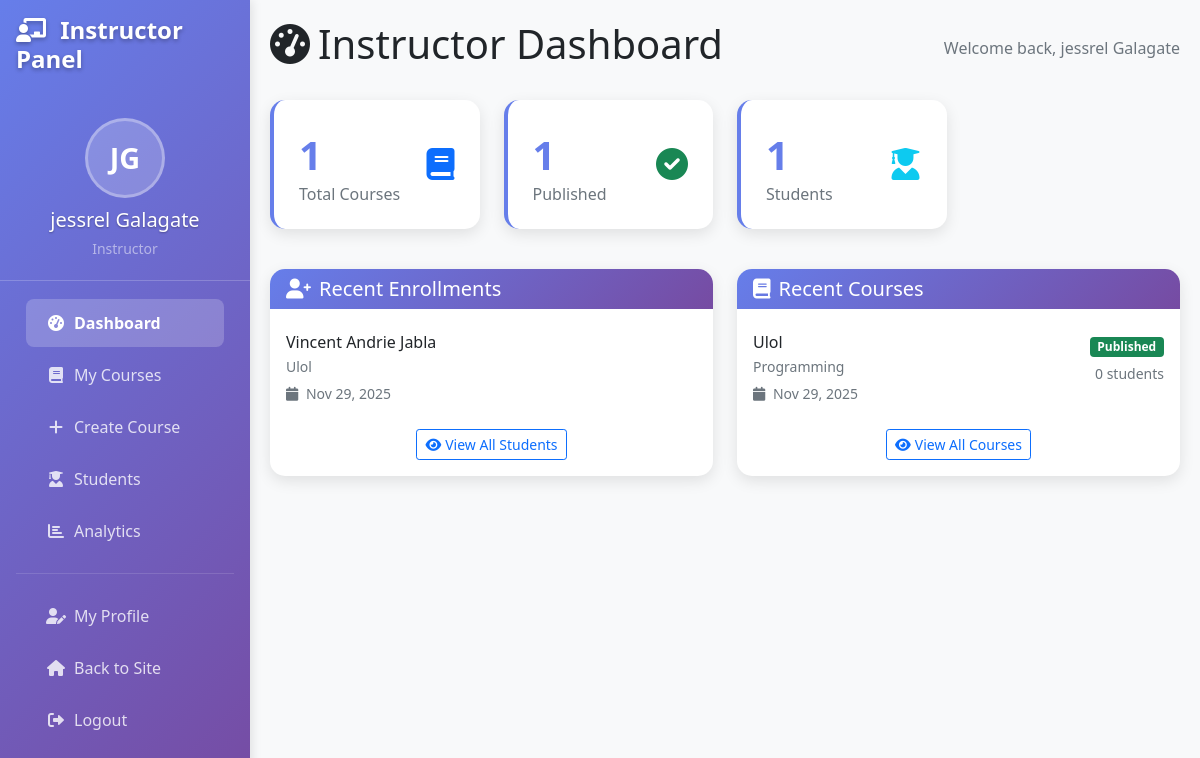
The page /instructor/index.php (signed in) on the database its author committed.
### tables this page shows
CREATE TABLE `users` (
  `id` int(11) NOT NULL,
  `username` varchar(50) NOT NULL,
  `email` varchar(100) NOT NULL,
  `password` varchar(255) NOT NULL,
  `first_name` varchar(50) NOT NULL,
  `last_name` varchar(50) NOT NULL,
  `role` enum('student','instructor','admin') DEFAULT 'student',
  `profile_image` varchar(255) DEFAULT NULL,
  `bio` text DEFAULT NULL,
  `phone` varchar(20) DEFAULT NULL,
  `date_of_birth` date DEFAULT NULL,
  `instructor_rating_average` decimal(3,2) DEFAULT 0.00,
  `instructor_rating_count` int(11) DEFAULT 0,
  `is_active` tinyint(1) DEFAULT 1,
  `email_verified` tinyint(1) DEFAULT 0,
  `created_at` timestamp NOT NULL DEFAULT current_timestamp(),
  `updated_at` timestamp NOT NULL DEFAULT current_timestamp() ON UPDATE current_timestamp()
);

CREATE TABLE `enrollments` (
  `id` int(11) NOT NULL,
  `student_id` int(11) NOT NULL,
  `course_id` int(11) NOT NULL,
  `enrollment_date` timestamp NOT NULL DEFAULT current_timestamp(),
  `completion_date` timestamp NULL DEFAULT NULL,
  `progress_percentage` decimal(5,2) DEFAULT 0.00,
  `is_completed` tinyint(1) DEFAULT 0,
  `certificate_issued` tinyint(1) DEFAULT 0,
  `payment_status` enum('pending','completed','failed','refunded') DEFAULT 'completed',
  `payment_amount` decimal(10,2) DEFAULT 0.00
);

CREATE TABLE `courses` (
  `id` int(11) NOT NULL,
  `title` varchar(200) NOT NULL,
  `description` text NOT NULL,
  `short_description` varchar(500) DEFAULT NULL,
  `instructor_id` int(11) NOT NULL,
  `category_id` int(11) NOT NULL,
  `price` decimal(10,2) DEFAULT 0.00,
  `is_free` tinyint(1) DEFAULT 1,
  `thumbnail` varchar(255) DEFAULT NULL,
  `video_preview` varchar(255) DEFAULT NULL,
  `level` enum('beginner','intermediate','advanced') DEFAULT 'beginner',
  `duration_hours` int(11) DEFAULT 0,
  `language` varchar(50) DEFAULT 'English',
  `requirements` text DEFAULT NULL,
  `what_you_learn` text DEFAULT NULL,
  `is_published` tinyint(1) DEFAULT 0,
  `is_featured` tinyint(1) DEFAULT 0,
  `enrollment_count` int(11) DEFAULT 0,
  `rating_average` decimal(3,2) DEFAULT 0.00,
  `rating_count` int(11) DEFAULT 0,
  `created_at` timestamp NOT NULL DEFAULT current_timestamp(),
  `updated_at` timestamp NOT NULL DEFAULT current_timestamp() ON UPDATE current_timestamp()
);

CREATE TABLE `categories` (
  `id` int(11) NOT NULL,
  `name` varchar(100) NOT NULL,
  `description` text DEFAULT NULL,
  `slug` varchar(100) NOT NULL,
  `image` varchar(255) DEFAULT NULL,
  `is_active` tinyint(1) DEFAULT 1,
  `created_at` timestamp NOT NULL DEFAULT current_timestamp()
);

### classes/User.php (called while the page is built, shortened)
<?php
class User {
    private $conn;
    private $table_name = "users";
    public function __construct() {
        $database = new Database();
        $this->conn = $database->getConnection();
    }
    public function getUserById($id) {
        $query = "SELECT * FROM " . $this->table_name . " WHERE id = :id";
        $stmt = $this->conn->prepare($query);
        $stmt->bindParam(":id", $id);
        $stmt->execute();
        if ($stmt->rowCount() > 0) {
            $row = $stmt->fetch(PDO::FETCH_ASSOC);
            $this->first_name = $row['first_name'];
            $this->last_name = $row['last_name'];
            return true;
        }
        return false;
    }
}
?>

### config/database.php (called while the page is built, shortened)
<?php
class Database {
    private $host = 'localhost';
    private $db_name = 'elearning_system';
    private $username = 'root';
    private $password = '';
    public function getConnection() {
        $this->conn = null;
        try {
            $this->conn = new PDO(
                "mysql:host=" . $this->host . ";dbname=" . $this->db_name,
                $this->username,
                $this->password,
                array(
                    PDO::ATTR_ERRMODE => PDO::ERRMODE_EXCEPTION,
                    PDO::ATTR_DEFAULT_FETCH_MODE => PDO::FETCH_ASSOC,
                    PDO::MYSQL_ATTR_INIT_COMMAND => "SET NAMES utf8"
                )
            );
        } catch(PDOException $exception) {
            echo "Connection error: " . $exception->getMessage();
        }
        return $this->conn;
    }
}
?>

### instructor/index.php (the view, shortened to what this page needs)
<?php
require_once __DIR__ . '/../classes/Course.php';
require_once __DIR__ . '/../classes/User.php';
$instructor_id = $_SESSION['user_id'];
try {
    $database = new Database();
    $conn = $database->getConnection();
    $stats = [];
    $query = "SELECT COUNT(*) as count FROM courses WHERE instructor_id = :instructor_id";
    $stmt = $conn->prepare($query);
    $stmt->bindParam(':instructor_id', $instructor_id);
    $stmt->execute();
    $stats['total_courses'] = $stmt->fetch(PDO::FETCH_ASSOC)['count'];
    $query = "SELECT COUNT(*) as count FROM courses WHERE instructor_id = :instructor_id AND is_published = 1";
    $stmt = $conn->prepare($query);
    $stmt->bindParam(':instructor_id', $instructor_id);
    $stmt->execute();
    $stats['published_courses'] = $stmt->fetch(PDO::FETCH_ASSOC)['count'];
    $query = "SELECT COUNT(DISTINCT e.student_id) as count
              FROM enrollments e
              JOIN courses c ON e.course_id = c.id
              WHERE c.instructor_id = :instructor_id";
    $stmt = $conn->prepare($query);
    $stmt->bindParam(':instructor_id', $instructor_id);
    $stmt->execute();
    $stats['total_students'] = $stmt->fetch(PDO::FETCH_ASSOC)['count'];
    $query = "SELECT e.*, c.title as course_title, u.first_name, u.last_name, u.email
              FROM enrollments e
              JOIN courses c ON e.course_id = c.id
              JOIN users u ON e.student_id = u.id
              WHERE c.instructor_id = :instructor_id
              ORDER BY e.enrollment_date DESC
              LIMIT 5";
    $stmt = $conn->prepare($query);
    $stmt->bindParam(':instructor_id', $instructor_id);
    $stmt->execute();
    $recent_enrollments = $stmt->fetchAll(PDO::FETCH_ASSOC);
    $query = "SELECT c.*, cat.name as category_name
              FROM courses c
              LEFT JOIN categories cat ON c.category_id = cat.id
              WHERE c.instructor_id = :instructor_id
              ORDER BY c.created_at DESC
              LIMIT 5";
    $stmt = $conn->prepare($query);
    $stmt->bindParam(':instructor_id', $instructor_id);
    $stmt->execute();
    $recent_courses = $stmt->fetchAll(PDO::FETCH_ASSOC);
} catch (Exception $e) {
    $stats = [
        'total_courses' => 0,
        'published_courses' => 0,
        'total_students' => 0,
        'total_revenue' => 0
    ];
    $recent_enrollments = [];
    $recent_courses = [];
}
?>
<!DOCTYPE html>
<html lang="en">
<head>
    <link href="https://cdn.jsdelivr.net/npm/bootstrap@5.1.3/dist/css/bootstrap.min.css" rel="stylesheet">
    <link href="https://cdnjs.cloudflare.com/ajax/libs/font-awesome/6.0.0/css/all.min.css" rel="stylesheet">
</head>
<body>
    <?php include 'includes/sidebar.php'; ?>
    <div class="main-content">
        <div class="d-flex justify-content-between align-items-center mb-4">
            <h1><i class="fas fa-tachometer-alt me-2"></i>Instructor Dashboard</h1>
            <div class="text-muted">
                Welcome back, <?php echo htmlspecialchars($_SESSION['user_name']); ?>
            </div>
        </div>
        <div class="row mb-4">
            <div class="col-lg-3 col-md-6 mb-3">
                <div class="stat-card">
                    <div class="d-flex justify-content-between align-items-center">
                        <div>
                            <div class="stat-number"><?php echo $stats['total_courses']; ?></div>
                            <h6 class="text-muted mb-0">Total Courses</h6>
                        </div>
                        <div class="text-primary">
                            <i class="fas fa-book fa-2x"></i>
                        </div>
                    </div>
                </div>
            </div>
            <div class="col-lg-3 col-md-6 mb-3">
                <div class="stat-card">
                    <div class="d-flex justify-content-between align-items-center">
                        <div>
                            <div class="stat-number"><?php echo $stats['published_courses']; ?></div>
                            <h6 class="text-muted mb-0">Published</h6>
                        </div>
                        <div class="text-success">
                            <i class="fas fa-check-circle fa-2x"></i>
                        </div>
                    </div>
                </div>
            </div>
            <div class="col-lg-3 col-md-6 mb-3">
                <div class="stat-card">
                    <div class="d-flex justify-content-between align-items-center">
                        <div>
                            <div class="stat-number"><?php echo $stats['total_students']; ?></div>
                            <h6 class="text-muted mb-0">Students</h6>
                        </div>
                        <div class="text-info">
                            <i class="fas fa-user-graduate fa-2x"></i>
                        </div>
                    </div>
                </div>
            </div>
        </div>
        <div class="row">
            <div class="col-lg-6 mb-4">
                <div class="card">
                    <div class="card-header">
                        <h5 class="mb-0">
                            <i class="fas fa-user-plus me-2"></i>Recent Enrollments
                        </h5>
                    </div>
                    <div class="card-body">
                        <?php if (!empty($recent_enrollments)): ?>
                            <div class="list-group list-group-flush">
                                <?php foreach ($recent_enrollments as $enrollment): ?>
                                    <div class="list-group-item border-0 px-0">
                                        <div class="d-flex justify-content-between align-items-start">
                                            <div>
                                                <h6 class="mb-1"><?php echo htmlspecialchars($enrollment['first_name'] . ' ' . $enrollment['last_name']); ?></h6>
                                                <p class="mb-1 text-muted small"><?php echo htmlspecialchars($enrollment['course_title']); ?></p>
                                                <small class="text-muted">
                                                    <i class="fas fa-calendar me-1"></i>
                                                    <?php echo date('M j, Y', strtotime($enrollment['enrollment_date'])); ?>
                                                </small>
                                            </div>
                                        </div>
                                    </div>
                                <?php endforeach; ?>
                            </div>
                            <div class="text-center mt-3">
                                <a href="students.php" class="btn btn-outline-primary btn-sm">
                                    <i class="fas fa-eye me-1"></i>View All Students
                                </a>
                            </div>
                        <?php endif; ?>
                    </div>
                </div>
            </div>
            <div class="col-lg-6 mb-4">
                <div class="card">
                    <div class="card-header">
                        <h5 class="mb-0">
                            <i class="fas fa-book me-2"></i>Recent Courses
                        </h5>
                    </div>
                    <div class="card-body">
                        <?php if (!empty($recent_courses)): ?>
                            <div class="list-group list-group-flush">
                                <?php foreach ($recent_courses as $course): ?>
                                    <div class="list-group-item border-0 px-0">
                                        <div class="d-flex justify-content-between align-items-start">
                                            <div>
                                                <h6 class="mb-1"><?php echo htmlspecialchars($course['title']); ?></h6>
                                                <p class="mb-1 text-muted small"><?php echo htmlspecialchars($course['category_name']); ?></p>
                                                <small class="text-muted">
                                                    <i class="fas fa-calendar me-1"></i>
                                                    <?php echo date('M j, Y', strtotime($course['created_at'])); ?>
                                                </small>
                                            </div>
                                            <div class="text-end">
                                                <?php if ($course['is_published']): ?>
                                                    <span class="badge bg-success mb-1">Published</span>
                                                <?php else: ?>
                                                    <span class="badge bg-warning mb-1">Draft</span>
                                                <?php endif; ?>
                                                <br>
                                                <small class="text-muted">
                                                    <?php echo $course['enrollment_count']; ?> students
                                                </small>
                                            </div>
                                        </div>
                                    </div>
                                <?php endforeach; ?>
                            </div>
                            <div class="text-center mt-3">
                                <a href="courses.php" class="btn btn-outline-primary btn-sm">
                                    <i class="fas fa-eye me-1"></i>View All Courses
                                </a>
                            </div>
                        <?php endif; ?>
                    </div>
                </div>
            </div>
        </div>
    </div>
</body>
</html>

### instructor/includes/sidebar.php (shortened to what this page needs)
<?php
if (!isset($instructor_user)) {
    $instructor_user = new User();
    $instructor_user->getUserById($_SESSION['user_id']);
}
?>
<div class="sidebar position-fixed" style="width: 250px; z-index: 1000;">
    <div class="p-3">
        <h4 class="text-white">
            <i class="fas fa-chalkboard-teacher me-2"></i>
            Instructor Panel
        </h4>
    </div>
    <div class="instructor-profile">
        <div class="instructor-initials" style="display: none;">
            <?php echo strtoupper(substr($instructor_user->first_name, 0, 1) . substr($instructor_user->last_name, 0, 1)); ?>
        </div>
        <h5 class="text-white mb-1 mt-2"><?php echo htmlspecialchars($instructor_user->first_name . ' ' . $instructor_user->last_name); ?></h5>
        <small class="text-white-50">Instructor</small>
    </div>
    <nav class="nav flex-column px-3 mt-3">
        <a class="nav-link <?php echo basename($_SERVER['PHP_SELF']) == 'index.php' ? 'active' : ''; ?>" href="index.php">
            <i class="fas fa-tachometer-alt me-2"></i>Dashboard
        </a>
        <a class="nav-link <?php echo basename($_SERVER['PHP_SELF']) == 'courses.php' ? 'active' : ''; ?>" href="courses.php">
            <i class="fas fa-book me-2"></i>My Courses
        </a>
        <a class="nav-link <?php echo basename($_SERVER['PHP_SELF']) == 'create-course.php' ? 'active' : ''; ?>" href="create-course.php">
            <i class="fas fa-plus me-2"></i>Create Course
        </a>
        <a class="nav-link <?php echo basename($_SERVER['PHP_SELF']) == 'students.php' ? 'active' : ''; ?>" href="students.php">
            <i class="fas fa-user-graduate me-2"></i>Students
        </a>
        <a class="nav-link <?php echo basename($_SERVER['PHP_SELF']) == 'analytics.php' ? 'active' : ''; ?>" href="analytics.php">
            <i class="fas fa-chart-bar me-2"></i>Analytics
        </a>
        <hr class="text-white-50">
        <a class="nav-link <?php echo basename($_SERVER['PHP_SELF']) == 'profile.php' ? 'active' : ''; ?>" href="profile.php">
            <i class="fas fa-user-edit me-2"></i>My Profile
        </a>
        <a class="nav-link" href="<?php echo SITE_URL; ?>/index.php">
            <i class="fas fa-home me-2"></i>Back to Site
        </a>
        <a class="nav-link" href="<?php echo SITE_URL; ?>/auth/logout.php">
            <i class="fas fa-sign-out-alt me-2"></i>Logout
        </a>
    </nav>
</div>

### rows shown on the page
users: first_name+last_name "JG", first_name+last_name "jessrel Galagate"
enrollments: student.last_name "Vincent Andrie Jabla", course.title "Ulol", enrollment_date "Nov 29, 2025"
courses: title "Ulol", category.name "Programming", created_at "Nov 29, 2025", is_published "Published", enrollment_count "0"

### other values the page prints
$_SESSION['user_name'] "jessrel Galagate"
$stats['total_courses'] "1"
$stats['published_courses'] "1"
$stats['total_students'] "1"
